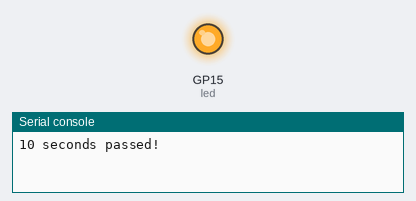
Simulated run of this program. Board: Raspberry Pi Pico running MicroPython. Parts: output pins drawn as LEDs (lit = HIGH), the last lines printed to the serial console.

Above: at 5.0 s.
At 15.0 s:
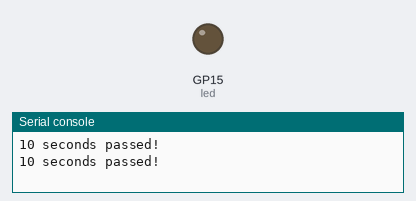
Timing chart, 0 to 26.0 s (numbered marks = the images above):
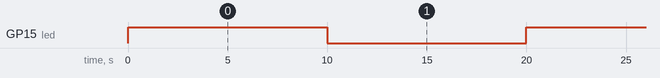

The program:

lesson14_1-3.py
```python
from machine import Timer,Pin

def fun10(t:Timer |None = None): # :Timer可省略(寫出來提醒自己); 若沒賦值的話預設為None
    print('10 seconds passed!')
    led.toggle() #toggle: 拴扣

led = Pin(15, Pin.OUT) #led實體要在fun10()之前, 因為fun10()內包含led
#fun10() #fun10()先執行一遍: 一開始亮燈10秒
timer10 = Timer(period=10000, mode=Timer.PERIODIC, callback= fun10)
fun10() #fun10()後執行一遍: 一開始熄燈10秒,就亮燈

#加入while 迴圈 執行結果稍有不同
while True:
    pass
```

Measured:
- by itself, GP15 (led): alternates HIGH for 10.0 s and LOW for 10.0 s
